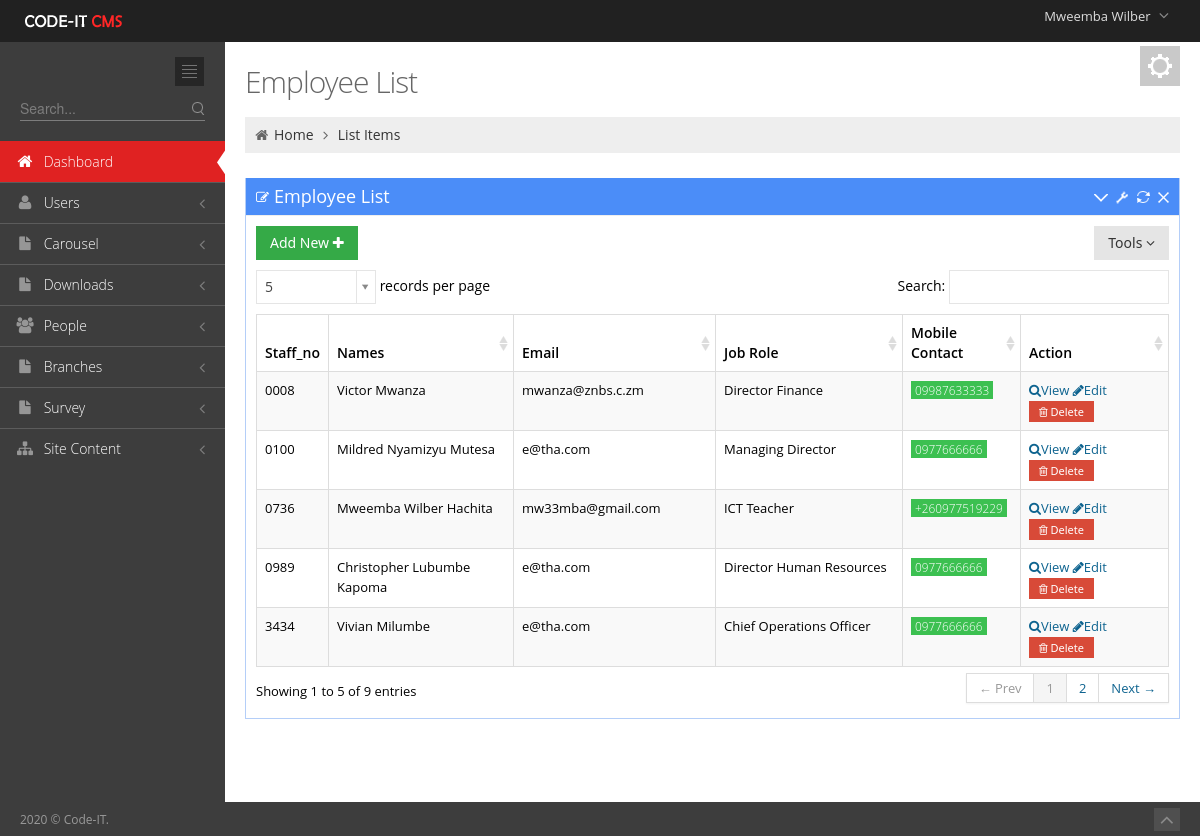
/Admin/Employees.php (signed in), run on the app's committed database.
### tables this page shows
CREATE TABLE `user_tbl` (
  `username` varchar(50) NOT NULL,
  `password` text NOT NULL,
  `email` text NOT NULL,
  `contact_no` varchar(50) NOT NULL,
  `branch` int(11) NOT NULL,
  `level` int(11) NOT NULL,
  `Position` text NOT NULL,
  `active` int(11) NOT NULL,
  `Staff_no` int(11) NOT NULL,
  `profile_picture` text NOT NULL,
  `last_pass_change` date NOT NULL,
  `emp_id` int(3) NOT NULL,
  `Status` varchar(20) NOT NULL,
  `date_created` date NOT NULL
);

CREATE TABLE `employees_tbl` (
  `emp_id` int(4) UNSIGNED ZEROFILL NOT NULL,
  `Title` text NOT NULL,
  `first_name` varchar(100) DEFAULT NULL,
  `last_name` varchar(100) DEFAULT NULL,
  `date_of_birth` date DEFAULT NULL,
  `email` varchar(100) DEFAULT NULL,
  `mobile_number` varchar(18) DEFAULT NULL,
  `whatsapp` text NOT NULL,
  `address1` varchar(100) DEFAULT NULL,
  `address2` varchar(100) DEFAULT NULL,
  `city_town` varchar(100) DEFAULT NULL,
  `genda` varchar(10) DEFAULT NULL,
  `country` varchar(100) DEFAULT NULL,
  `date_joined` date DEFAULT NULL,
  `jobRole` text,
  `Qualification_level` varchar(40) NOT NULL,
  `qualification_Area` varchar(100) NOT NULL,
  `Category` text NOT NULL,
  `Picture` text NOT NULL,
  `brief_profile` text NOT NULL
);

### includes/sessions.php (called while the page is built, shortened)
<?php
include 'Dbconnect.php';
$dbuser=$_SESSION['username'];
   $query="SELECT * FROM `user_tbl` INNER JOIN `employees_tbl` ON `employees_tbl`.`emp_id`=`user_tbl`.`Staff_no` WHERE `username`='$dbuser'";
      $q1=mysqli_query($conn,$query)or die(mysqli_error());
            while ($row = mysqli_fetch_array($q1)) {
            $firstname=$row['first_name'];
            }
?>

### Admin/Employees.php (the view, shortened to what this page needs)
<?php include '../includes/sessions.php';?><!DOCTYPE html>
 <html lang="en">
<head>
	<link href="media/css/bootstrap.min.css" rel="stylesheet" type="text/css"/>
	<link href="media/css/bootstrap-responsive.min.css" rel="stylesheet" type="text/css"/>
	<link href="media/css/font-awesome.min.css" rel="stylesheet" type="text/css"/>
	<link href="media/css/style-metro.css" rel="stylesheet" type="text/css"/>
	<link href="media/css/style.css" rel="stylesheet" type="text/css"/>
	<link href="media/css/style-responsive.css" rel="stylesheet" type="text/css"/>
	<link href="media/css/default.css" rel="stylesheet" type="text/css" id="style_color"/>
	<link href="media/css/uniform.default.css" rel="stylesheet" type="text/css"/>
	<link rel="stylesheet" type="text/css" href="media/css/select2_metro.css" />
	<link rel="stylesheet" href="media/css/DT_bootstrap.css" />
</head>
<?php
include 'includes/header.php';
include 'includes/sidebar.php';
?>
		<div class="page-content">
			<div class="container-fluid">
				<div class="row-fluid">
					<div class="span12">
						<div class="color-panel hidden-phone">
							<div class="color-mode-icons icon-color"></div>
						</div>
						<h3 class="page-title">
							Employee List
						</h3>
						<ul class="breadcrumb">
							<li>
								<i class="icon-home"></i>
								<a href="index.html">Home</a>
								<i class="icon-angle-right"></i>
							</li>
							<li><a href="#">List Items</a></li>
						</ul>
					</div>
				</div>
				<div class="row-fluid">
					<div class="span12">
						<div class="portlet box blue">
							<div class="portlet-title">
								<div class="caption"><i class="icon-edit"></i>Employee List</div>
								<div class="tools">
									<a href="javascript:;" class="collapse"></a>
									<a href="#portlet-config" data-toggle="modal" class="config"></a>
									<a href="javascript:;" class="reload"></a>
									<a href="javascript:;" class="remove"></a>
								</div>
							</div>
							<div class="portlet-body">
								<div class="clearfix">
									<div class="btn-group">
										<a href="NewEmployee.php"><button " class="btn green">
										Add New <i class="icon-plus"></i>
										</button></a>
									</div>
									<div class="btn-group pull-right">
										<button class="btn dropdown-toggle" data-toggle="dropdown">Tools <i class="icon-angle-down"></i>
										</button>
									</div>
								</div>
								<table class="table table-striped table-hover table-bordered" id="sample_editable_1">
									<thead>
										<tr>
												<th>Staff_no</th>
											<th class="hidden-480">Names</th>
											<th class="hidden-480">Email</th>
                                             <th class="hidden-480">Job Role</th>
											<th class="hidden-480">Mobile Contact</th>
											<th >Action</th>
										</tr>
									</thead>
									<tbody>
                                <?php
  $propertySQL="SELECT `emp_id`, `first_name`, `last_name`, `date_of_birth`, `email`, `mobile_number`, `whatsapp`, `address1`, `address2`, `city_town`, `genda`, `country`, `date_joined`, `jobRole`, `Qualification_level`,
							 `qualification_Area`, `Category`, `Picture` FROM `employees_tbl`";
											$results=mysqli_query($conn,$propertySQL);
											while($row5=mysqli_fetch_array($results)){ ?>
										<tr class="">
											<td><?php echo $row5['emp_id'] ?></td>
											<td class="hidden-480"><?php echo  $row5['first_name']  ?> <?php echo  $row5['last_name'] ?> </td>
											<td class="hidden-480" ><?php echo  $row5['email']    ?></td>
											<td class="center hidden-480"><?php echo  $row5['jobRole']   ?></td>
											<td ><span class="label label-success"><?php echo  $row5['mobile_number']   ?></span></td>
											<td><a class="blue" href="employee_profile.php?emp_id=<?php echo  $row5['emp_id'] ; ?>">
																	<i class="icon-search"></i>View
																</a>
																 <a href="EditEmployee.php?emp_id=<?php echo  $row5['emp_id'] ?>"><i class="icon-pencil"></i>Edit</a>
																 <a  href="DeleteEmployees.php?emp_id=<?php echo  $row5['emp_id'] ?>" onclick="return confirm('Are You sure you want to delete this item')" href=""class="btn mini red"><i class="icon-trash"></i> Delete</a>
</td>
										</tr>
									<?php } 		 ?>
									</tbody>
								</table>
							</div>
						</div>
					</div>
				</div>
			</div>
		</div>
	</div>
	<div class="footer">
		<div class="footer-inner">
			2020 &copy; Code-IT.
		</div>
		<div class="footer-tools">
			<span class="go-top">
			<i class="icon-angle-up"></i>
			</span>
		</div>
	</div>
</body>
</html>

### Admin/includes/header.php (shortened to what this page needs)
<?php
 include '../includes/sessions.php';
?>
 <html lang="en" class="no-js">
<body class="page-header-fixed">
	<div class="header navbar navbar-inverse navbar-fixed-top">
		<div class="navbar-inner">
			<div class="container-fluid">
				<a class="brand" href="index.php">
				<img src="media/image/logo.png" alt="logo"/>
				</a>
				<ul class="nav pull-right">
					<li class="dropdown user">
						<a href="#" class="dropdown-toggle" data-toggle="dropdown">
						<span class="username"><?php echo $firstname ;?></span>
						<i class="icon-angle-down"></i>
						</a>
					</li>
				</ul>
			</div>
		</div>
	</div>
	<div class="page-container">

### Admin/media/css/style-metro.css (style rules this page uses)
div, input, select, textarea, span, img, table, td, th, p, a, button, ul, li { -webkit-border-radius: 0 !important; -moz-border-radius: 0 !important; border-radius: 0 !important; }
.btn { background-color: #e5e5e5; background-image: none; filter: none; border: 0; padding: 7px 14px; text-shadow: none; font-family: "Segoe UI", Helvetica, Arial, sans-serif; font-size: 14px; color: #333333; cursor: pointer; outline: none; -webkit-box-shadow: none !important; -moz-box-shadow: none !important; box-shadow: none !important; -webkit-border-radius: 0 !important; -moz-border-radius: 0 !important; border-radius: 0 !important; }
.btn.red { color: white; text-shadow: none; background-color: #d84a38; }
.btn.green { color: white; text-shadow: none; background-color: #35aa47; }
.mini { height: 13px; font-size: 11px !important; line-height: 13px; padding: 4px 10px; }
.label, .badge { font-weight: 300; }
.label-success, .badge-success { background-color: #3cc051; background-image: none !important; text-shadow: none !important; }

### Admin/media/css/style-responsive.css (style rules this page uses)
@media (min-width: 980px) { .page-content { margin-left: 225px; margin-top: 0px; min-height: 760px; } }

### Admin/media/css/default.css (style rules this page uses)
body { background-color: #3d3d3d !important; }
.header .navbar-inner { filter: none !important; background-image: none !important; background-color: #212121 !important; }
.header .nav li.dropdown .dropdown-toggle i { color: #8a8a8a !important; }
.footer .footer-inner { color: #999999; }
.footer .footer-tools .go-top { background-color: #4f4f4f; }
.footer .footer-tools .go-top i { color: #8a8a8a; }

### data on the page
user_tbl: employees_tbl.first_name "Mweemba Wilber"
employees_tbl: emp_id "0008", first_name "Victor", last_name "Mwanza", email "mwanza@znbs.c.zm", jobRole "Director Finance", mobile_number "09987633333"
employees_tbl: emp_id "0100", first_name "Mildred Nyamizyu", last_name "Mutesa", email "e@tha.com", jobRole "Managing Director", mobile_number "0977666666"
employees_tbl: emp_id "0736", first_name "Mweemba Wilber", last_name "Hachita", email "mw33mba@gmail.com", jobRole "ICT Teacher", mobile_number "+260977519229"
employees_tbl: emp_id "0989", first_name "Christopher Lubumbe", last_name "Kapoma", email "e@tha.com", jobRole "Director Human Resources", mobile_number "0977666666"
employees_tbl: emp_id "3434", first_name "Vivian", last_name "Milumbe", email "e@tha.com", jobRole "Chief Operations Officer", mobile_number "0977666666"
